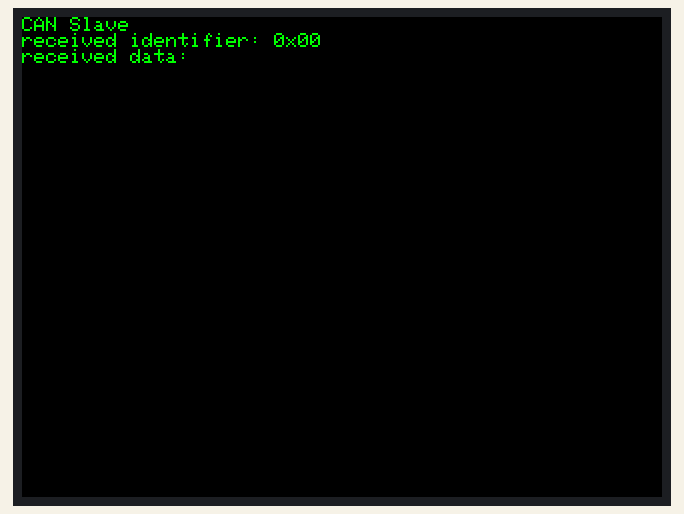
Bench run of a sketch on a simulated ESP32-S3. Shown: 320×240 colour display. No CAN messages arrive unless stated; what the sketch prints to the serial monitor is not drawn.

Above: at 1.5 s.
At 2.8 s:
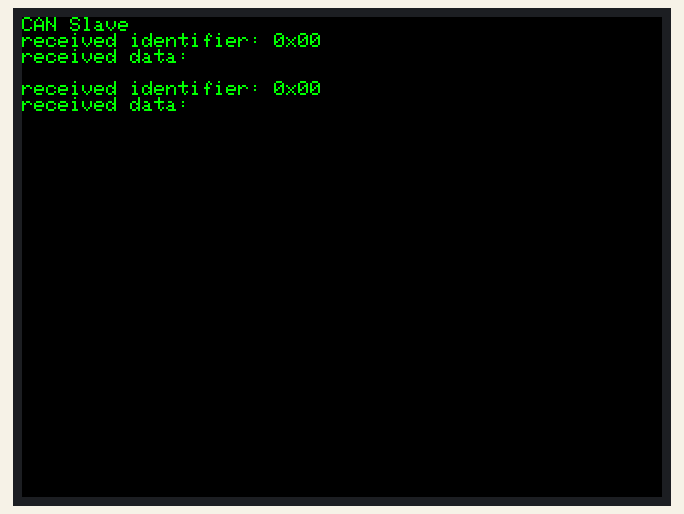
At 4.2 s:
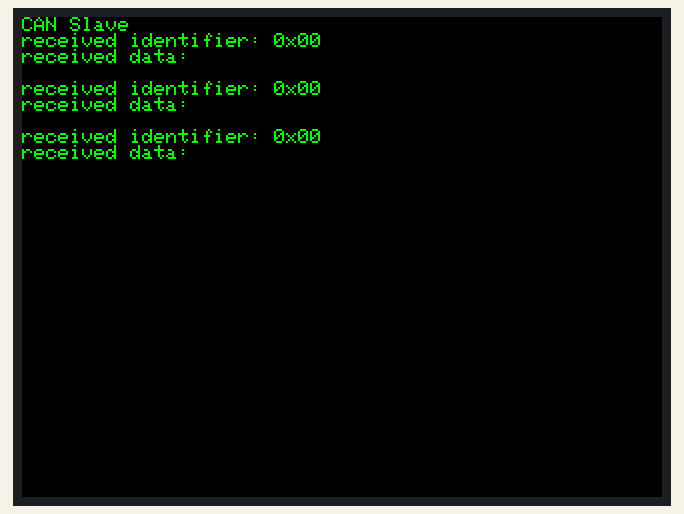
At 6.9 s:
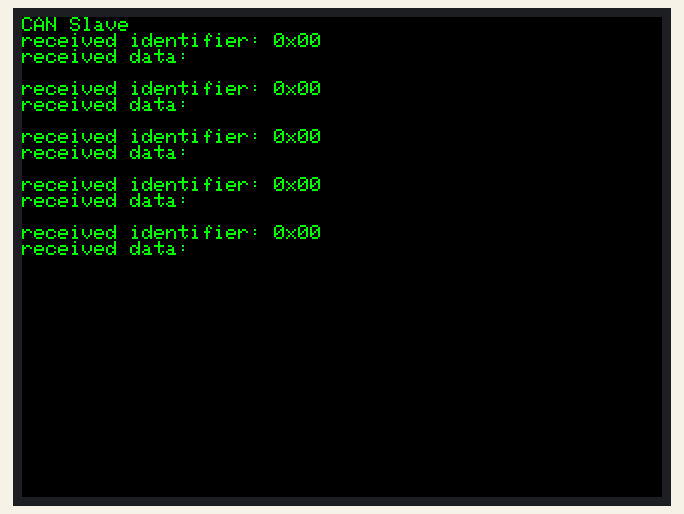
At 10.9 s:
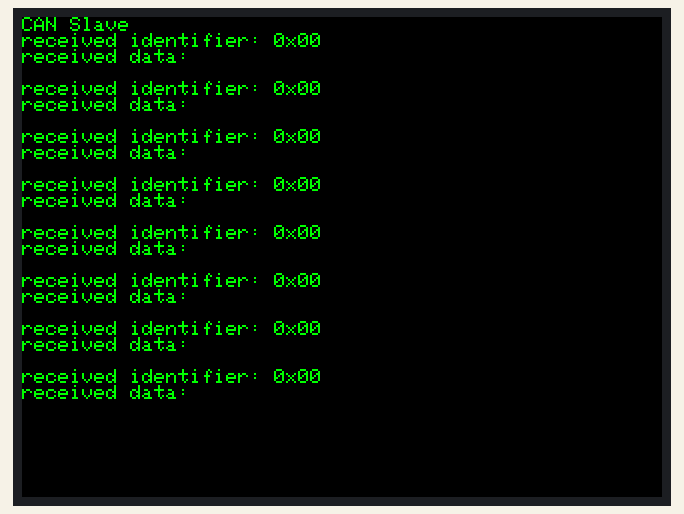
At 13.6 s:
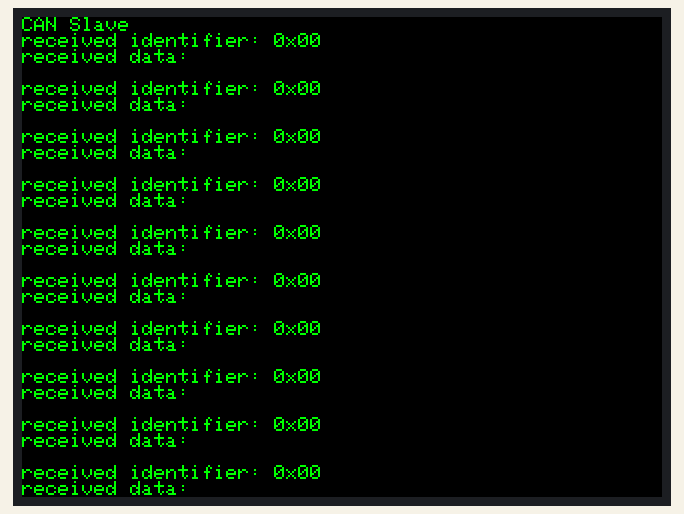

The sketch:

Slave.ino
```cpp
/**
 * @file Slave.ino
 * @author SeanKwok (shaoxiang@m5stack.com)
 * @brief Unit Mini CAN Test Slave
 * @version 0.1
 * @date 2024-02-01
 *
 *
 * @Hardwares: M5CoreS3 + Unit Mini CAN
 * @Platform Version: Arduino M5Stack Board Manager v2.0.9
 * @Dependent Library:
 * M5GFX: https://github.com/m5stack/M5GFX
 * M5Unified: https://github.com/m5stack/M5Unified
 * M5CoreS3: https://github.com/m5stack/M5CoreS3
 */

#include <stdio.h>
#include <stdlib.h>
#include "freertos/FreeRTOS.h"
#include "freertos/task.h"
#include "freertos/queue.h"
#include "freertos/semphr.h"
#include "esp_err.h"
#include "esp_log.h"
#include "driver/twai.h"
#include "esp_err.h"

#include "M5CoreS3.h"
M5Canvas canvas(&CoreS3.Display);

/* --------------------- Definitions and static variables ------------------ */

#define RX_TASK_PRIO 8  // Receiving task priority
#define TX_GPIO_NUM  gpio_num_t(9)
#define RX_GPIO_NUM  gpio_num_t(8)

static const twai_general_config_t g_config =
    TWAI_GENERAL_CONFIG_DEFAULT(TX_GPIO_NUM, RX_GPIO_NUM, TWAI_MODE_NORMAL);
static const twai_timing_config_t t_config = TWAI_TIMING_CONFIG_25KBITS();
static const twai_filter_config_t f_config = TWAI_FILTER_CONFIG_ACCEPT_ALL();

static void twai_receive_task(void *arg) {
    twai_message_t rx_msg;
    while (1) {
        twai_receive(&rx_msg, portMAX_DELAY);
        Serial.printf("received identifier: 0x%02X\r\n", rx_msg.identifier);
        canvas.printf("received identifier: 0x%02X\r\n", rx_msg.identifier);
        // rx_msg.data
        Serial.print("received data: ");
        canvas.print("received data: ");
        for (int i = 0; i < rx_msg.data_length_code; i++) {
            Serial.printf("0x%02X ", rx_msg.data[i]);
            canvas.printf("0x%02X ", rx_msg.data[i]);
        }
        Serial.println();
        canvas.println("\r\n");
        canvas.pushSprite(0, 0);
        vTaskDelay(pdMS_TO_TICKS(100));
    }
    vTaskDelete(NULL);
}

void setup() {
    auto cfg = M5.config();
    CoreS3.begin(cfg);

    canvas.setColorDepth(1);  // mono color
    canvas.createSprite(CoreS3.Display.width(), CoreS3.Display.height());
    canvas.setPaletteColor(1, GREEN);
    canvas.setTextScroll(true);

    canvas.println("CAN Slave");

    canvas.pushSprite(0, 0);

    ESP_ERROR_CHECK(twai_driver_install(&g_config, &t_config, &f_config));
    Serial.println("Driver installed");
    ESP_ERROR_CHECK(twai_start());
    xTaskCreatePinnedToCore(twai_receive_task, "twai_receive_task", 4096, NULL,
                            RX_TASK_PRIO, NULL, tskNO_AFFINITY);
}

void loop() {
}
```

Measured:
- what the display in image 0 shows lasts 1.4 s, from 1.4 s to 2.8 s
